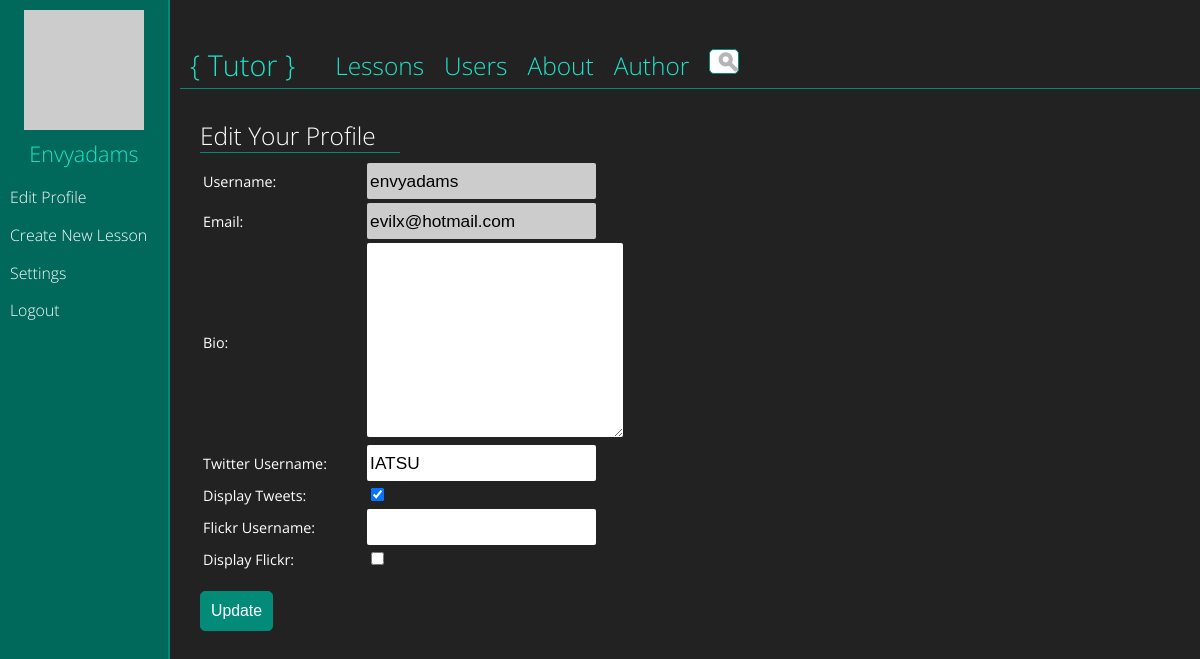
The app's page /controller.php?action=editprofile (signed in) with its own data.
### tables this page shows
CREATE TABLE IF NOT EXISTS `users` (
  `email` varchar(45) NOT NULL,
  `name` varchar(45) NOT NULL,
  `password` varchar(72) NOT NULL,
  `description` longtext NOT NULL,
  `twitter` varchar(45) NOT NULL,
  `facebook` varchar(45) NOT NULL,
  `flickr` varchar(45) NOT NULL,
  `userType` varchar(45) NOT NULL DEFAULT 'learner',
  PRIMARY KEY (`name`)
);

CREATE TABLE IF NOT EXISTS `user_settings` (
  `username` varchar(45) NOT NULL,
  `twitterActivated` tinyint(1) NOT NULL DEFAULT '1',
  `flickrActivated` tinyint(1) NOT NULL DEFAULT '1',
  `displayTwitter` tinyint(1) NOT NULL DEFAULT '0',
  `displayFlickr` tinyint(1) NOT NULL DEFAULT '0',
  PRIMARY KEY (`username`)
);

### editProfile.php (the view)
<?php
function editProfile($connection, $username) {
	$query = "SELECT name, email, description, twitter, facebook, flickr, displayTwitter, displayFlickr FROM users, user_settings WHERE users.name = '" . $_SESSION['valid_user'] . "' AND user_settings.username = users.name";
	$result = mysqli_query($connection, $query);
	if ($result) {
		$user = mysqli_fetch_array($result, MYSQLI_ASSOC);
	} else {
		$data = array('action' => 'error', 'ermessage' => "Sorry, we were unable to access our database.");
		$url = 'controller.php' . "?" . http_build_query($data);
		header('Location: ' . $url);
		exit();
	}
		?>
		<article id="editProfile">
			<h1>Edit Your Profile</h1>
			<form action="processUpdate.php" method="POST">
				<table>
					<tr>
						<td><label for="name">Username:</label></td>
						<td><input type="text" name="name" value="<?php echo $user['name']; ?>" required readonly /></td>
					</tr>
					<tr>
						<td><label for="email">Email:</label></td>
						<td><input type="email" name="email" value="<?php echo $user['email']; ?>" required readonly /></td>
					</tr>
					<tr>
						<td><label for="bio">Bio:</label></td>
						<td><textarea name="bio" value="" rows=10 cols=32 ><?php echo $user['description']; ?></textarea></td>
					</tr>
					<tr>
						<td><label for="twitter">Twitter Username:</label></td>
						<td><input type="text" name="twitter" value="<?php echo $user['twitter']; ?>" title="Your twitter username is used to display your tweets on your profile. We will never post to your account." /></td>
					</tr>
					<tr>
						<td><label for="enableTwitter">Display Tweets:</label></td>
						<td><input type="checkbox" name="enableTwitter" <?php if ($user['displayTwitter'] == 1) echo "checked"; ?> title="Keep this checked if you want your tweets to appear on your profile and on the site as a whole." /></td>
					</tr>
					<tr>
						<td><label for="flickr">Flickr Username:</label></td>
						<td><input type="text" name="flickr" value="<?php echo $user['flickr']; ?>" title="Your flickr username is used to display your photos on your profile. We will never post to your account." /></td>
					</tr>
					<tr>
						<td><label for="enableFlickr">Display Flickr:</label></td>
						<td><input type="checkbox" name="enableFlickr" <?php if ($user['displayFlickr'] == 1) echo "checked"; ?> title="Keep this checked if you want your photos to appear on your profile." /></td>
					</tr>
			  	</table>
				<br />
				<input type="submit" name="submit" id="updateButton" value="Update" />
			</form>
		</article>
		<?php
}
?>

### style.css (style rules this page uses)
html { height: 100%; }
body { font-family: 'Open Sans', sans-serif; font-weight: 400; font-size: 0.9em; color: #fff; background-color: #222; margin: 0px; height: 100%; }
h1, h2 { font-weight: 300; }
article { margin-top: 30px; margin-left: 20px; }
#editProfile h1 { font-weight: 300; font-size: 1.7em; margin-bottom: 7px; border-bottom: 1px solid #038b79; width: 20%; }
#editProfile table { width: 500px; }
#editProfile form input[type=text], #editProfile form input[type=email] { border: 0px; border-radius: 2px; height: 30px; font-size: 1.2em; padding: 3px; }
#editProfile form textarea { border: 0px; border-radius: 2px; font-size: 1em; font-family: 'Open Sans', sans-serif; }
#editProfile form input[readonly] { background: #ccc; }
#editProfile #updateButton { background-color: #038b79; color: #fff; padding: 10px; font-size: 1.1em; border: 1px solid #038b79; border-radius: 5px; }

### records on screen
users: name "envyadams", email "evilx@hotmail.com", twitter "IATSU"
user_settings: displayTwitter "☑"

### other values on screen
$_SESSION['valid_user'] "Envyadams"
